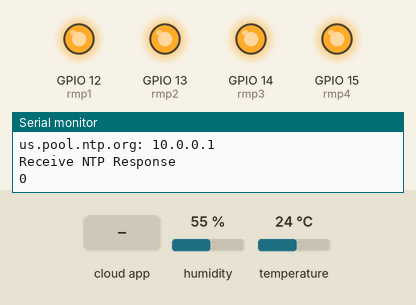
This sketch was run on a simulated ESP8266 (NodeMCU). Shown: output pins drawn as LEDs (lit = HIGH), the last lines printed to the serial monitor. The inputs (shaded band) are chosen by the test bench; at power-on: humidity 55 %, temperature 24 °C. WiFi joins after 1.5 s; servers stay silent unless stated; the Firebase database answers and starts empty.

Above: at 3.2 s.
3.3 s: the phone or cloud app sets rm1 to 1
At 11.1 s:
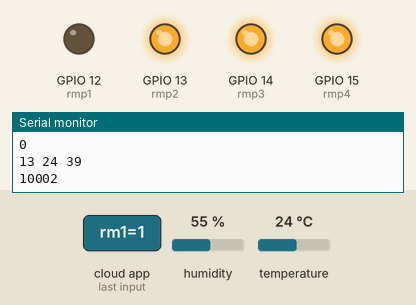
12.1 s: the phone or cloud app sets rm2 to 1
At 21.2 s:
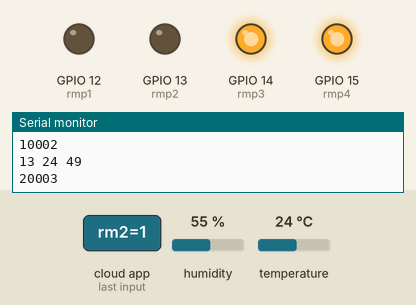
22.1 s: the phone or cloud app sets rm3 to 1
At 33.3 s:
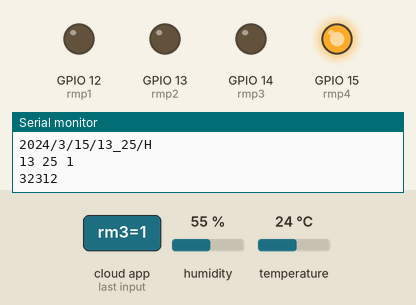
34.3 s: the phone or cloud app sets rm4 to 1
At 43.3 s:
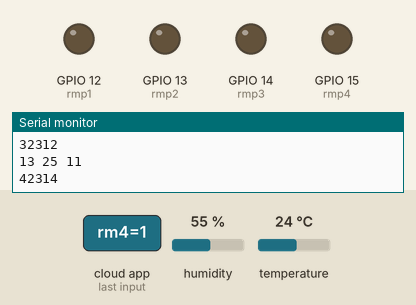
44.4 s: the phone or cloud app sets rm1 to 0
At 53.4 s:
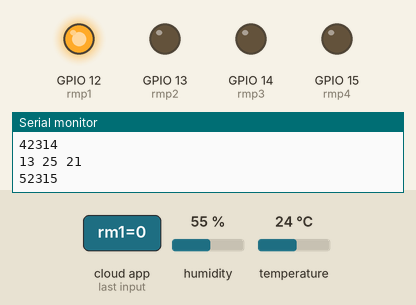
54.4 s: the phone or cloud app sets rm2 to 0
At 63.5 s:
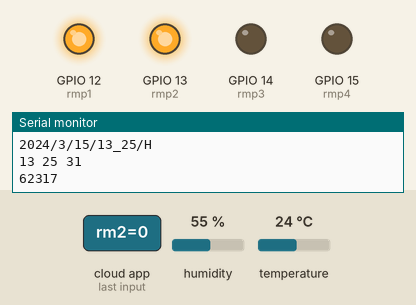
Timing chart, 0 to 65.0 s (numbered marks = the images above; inputs shaded):
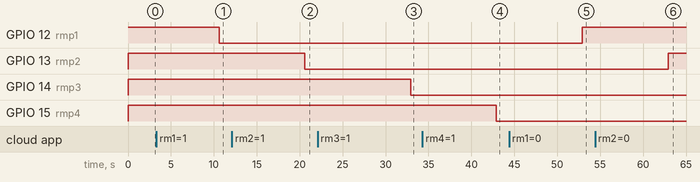

Measured:
- after the input at 3.3 s, GPIO 12 (rmp1): HIGH → LOW after 7.3 s
- after the input at 12.1 s, GPIO 13 (rmp2): HIGH → LOW after 8.5 s
- after the input at 22.1 s, GPIO 14 (rmp3): HIGH → LOW after 10.8 s
- after the input at 34.3 s, GPIO 15 (rmp4): HIGH → LOW after 8.6 s
- after the input at 44.4 s, GPIO 12 (rmp1): LOW → HIGH after 8.5 s
- after the input at 54.4 s, GPIO 13 (rmp2): LOW → HIGH after 8.5 s

The sketch:

TimeNTP_ESP8266WiFi.ino
```cpp
#include <TimeLib.h>
#include <ESP8266WiFi.h>
#include <WiFiUdp.h>
#include <FirebaseArduino.h>
#include "DHTesp.h"
#define FIREBASE_HOST "arduino-e154b.firebaseio.com"
#define FIREBASE_AUTH "4O5e8uWo5s2TWrbrzrykH7ni1m5RPCTgh7SSA02X"
#define rmp1 12
#define rmp2 13
#define rmp3 14
#define rmp4 15
DHTesp dht;

//const char ssid[] = "IVA";  //  your network SSID (name)
//const char pass[] = "30092015";       // your network password
const char ssid[] = "0";  //  your network SSID (name)
const char pass[] = "11111111";       // your network password

// NTP Servers:
static const char ntpServerName[] = "us.pool.ntp.org";
const int timeZone = 3;     // Central European Time

WiFiUDP Udp;
unsigned int localPort = 8888;  // local port to listen for UDP packets

time_t getNtpTime();
void digitalClockDisplay();
void printDigits(int digits);
void sendNTPpacket(IPAddress &address);

unsigned long last_time;
unsigned long last_temp;

void setup()
{

  pinMode(rmp1, OUTPUT);
  pinMode(rmp2, OUTPUT);
  pinMode(rmp3, OUTPUT);
  pinMode(rmp4, OUTPUT);
  digitalWrite(rmp1, HIGH);
  digitalWrite(rmp2, HIGH);
  digitalWrite(rmp3, HIGH);
  digitalWrite(rmp4, HIGH);

  Serial.begin(9600);
  delay(250);
  Serial.println("TimeNTP Example");
  Serial.print("Connecting to ");
  Serial.println(ssid);
  WiFi.begin(ssid, pass);

  while (WiFi.status() != WL_CONNECTED) {
    delay(500);
    Serial.print(".");
  }

  Serial.print("IP number assigned by DHCP is ");
  Serial.println(WiFi.localIP());
  Serial.println("Starting UDP");
  Udp.begin(localPort);
  Serial.print("Local port: ");
  Serial.println(Udp.localPort());
  Serial.println("waiting for sync");
  setSyncProvider(getNtpTime);
  setSyncInterval(300);

  dht.setup(16, DHTesp::DHT22);

  Firebase.begin(FIREBASE_HOST, FIREBASE_AUTH);
  //Firebase.set("TMP", 0);
  //Firebase.set("HUM", 0);
  //Firebase.set("rm1", 0);
  //Firebase.set("rm2", 0);
  //Firebase.set("rm3", 0);
  Firebase.set("rm4", 0);


  Serial.println(last_time);
}

time_t prevDisplay = 0; // when the digital clock was displayed

void loop()
{
/*  if (timeStatus() != timeNotSet) {
    if (now() != prevDisplay) { //update the display only if time has changed
      prevDisplay = now();
      digitalClockDisplay();
    }
  }
  */
  if (millis() - last_time > 10000){
  last_time = millis();
  hms();
  rm();
    Serial.println(last_time);

  }
  if (millis() - last_temp > 30000){
  last_temp = millis();
  fdht();
  }
 }

void fdht()
{
  delay(dht.getMinimumSamplingPeriod());
  float h = dht.getHumidity();
  float t = dht.getTemperature();
  Serial.print(dht.getStatusString());
  Serial.print("\t");
  Serial.print(h, 1);
  Serial.print("\t\t");
  Serial.print(t, 1);
  Serial.print("\t\t");
  Serial.print(dht.toFahrenheit(t), 1);
  Serial.print("\t\t");
  Serial.print(dht.computeHeatIndex(t, h, false), 1);
  Serial.print("\t\t");
  Serial.println(dht.computeHeatIndex(dht.toFahrenheit(t), h, true), 1);
  //Firebase.setFloat("2019/dht/" + minute(),temperature);
//  Firebase.set("2019/04/",humidity);
//Serial.println(minute());


    String str_t =String(year()) + "/" + String(month()) + "/" + String(day()) + "/" +  String(hour()) + "_" + String(minute()) +"/"+"T";
    String str_h =String(year()) + "/" + String(month()) + "/" + String(day()) + "/" +  String(hour()) + "_" + String(minute()) +"/"+"H";

    Serial.println(str_t);
   Firebase.setFloat(str_t,t);

    Serial.println(str_h);
   Firebase.setFloat(str_h,h);


  }

void rm()
{

  int f1 = Firebase.getInt("rm1");
  int f2 = Firebase.getInt("rm2");
  int f3 = Firebase.getInt("rm3");
  int f4 = Firebase.getInt("rm4");

  if (f1 == 1){
    digitalWrite(rmp1, LOW);
    //Serial.println('1_1');
    }
   else if (f1 == 0){
    digitalWrite(rmp1, HIGH);
    //Serial.println('1_0');
    }
  if (f2 == 1){
    digitalWrite(rmp2, LOW);
    //Serial.println('2_1');
    }
   else if (f2 == 0){
    digitalWrite(rmp2, HIGH);
    //Serial.println('2_0');
    }

  if (f3 == 1){
    digitalWrite(rmp3, LOW);
    //Serial.println('3_1');
    }
   else if (f3 == 0){
    digitalWrite(rmp3, HIGH);
    //Serial.println('3_0');
    }

  if (f4 == 1){
    digitalWrite(rmp4, LOW);
    }
   else if (f4 == 0){
    digitalWrite(rmp4, HIGH);
    }


  }

void hms()
{
  Serial.print(hour());
  Serial.print(" ");
  Serial.print(minute());
  Serial.print(" ");
  Serial.print(second());
  Serial.println(" ");
  }

void digitalClockDisplay()
{
  // digital clock display of the time
  Serial.print(hour());
  Serial.print(minute());
  Serial.print(second());
  Serial.print(" ");
  Serial.print(day());
  Serial.print(".");
  Serial.print(month());
  Serial.print(".");
  Serial.print(year());
  Serial.println();

}


/*-------- NTP code ----------*/

const int NTP_PACKET_SIZE = 48; // NTP time is in the first 48 bytes of message
byte packetBuffer[NTP_PACKET_SIZE]; //buffer to hold incoming & outgoing packets

time_t getNtpTime()
{
  IPAddress ntpServerIP; // NTP server's ip address

  while (Udp.parsePacket() > 0) ; // discard any previously received packets
  Serial.println("Transmit NTP Request");
  // get a random server from the pool
  WiFi.hostByName(ntpServerName, ntpServerIP);
  Serial.print(ntpServerName);
  Serial.print(": ");
  Serial.println(ntpServerIP);
  sendNTPpacket(ntpServerIP);
  uint32_t beginWait = millis();
  while (millis() - beginWait < 1500) {
    int size = Udp.parsePacket();
    if (size >= NTP_PACKET_SIZE) {
      Serial.println("Receive NTP Response");
      Udp.read(packetBuffer, NTP_PACKET_SIZE);  // read packet into the buffer
      unsigned long secsSince1900;
      // convert four bytes starting at location 40 to a long integer
      secsSince1900 =  (unsigned long)packetBuffer[40] << 24;
      secsSince1900 |= (unsigned long)packetBuffer[41] << 16;
      secsSince1900 |= (unsigned long)packetBuffer[42] << 8;
      secsSince1900 |= (unsigned long)packetBuffer[43];
      return secsSince1900 - 2208988800UL + timeZone * SECS_PER_HOUR;
    }
  }
  Serial.println("No NTP Response :-(");
  return 0; // return 0 if unable to get the time
}

// send an NTP request to the time server at the given address
void sendNTPpacket(IPAddress &address)
{
  // set all bytes in the buffer to 0
  memset(packetBuffer, 0, NTP_PACKET_SIZE);
  // Initialize values needed to form NTP request
  // (see URL above for details on the packets)
  packetBuffer[0] = 0b11100011;   // LI, Version, Mode
  packetBuffer[1] = 0;     // Stratum, or type of clock
  packetBuffer[2] = 6;     // Polling Interval
  packetBuffer[3] = 0xEC;  // Peer Clock Precision
  // 8 bytes of zero for Root Delay & Root Dispersion
  packetBuffer[12] = 49;
  packetBuffer[13] = 0x4E;
  packetBuffer[14] = 49;
  packetBuffer[15] = 52;
  // all NTP fields have been given values, now
  // you can send a packet requesting a timestamp:
  Udp.beginPacket(address, 123); //NTP requests are to port 123
  Udp.write(packetBuffer, NTP_PACKET_SIZE);
  Udp.endPacket();
}
```
